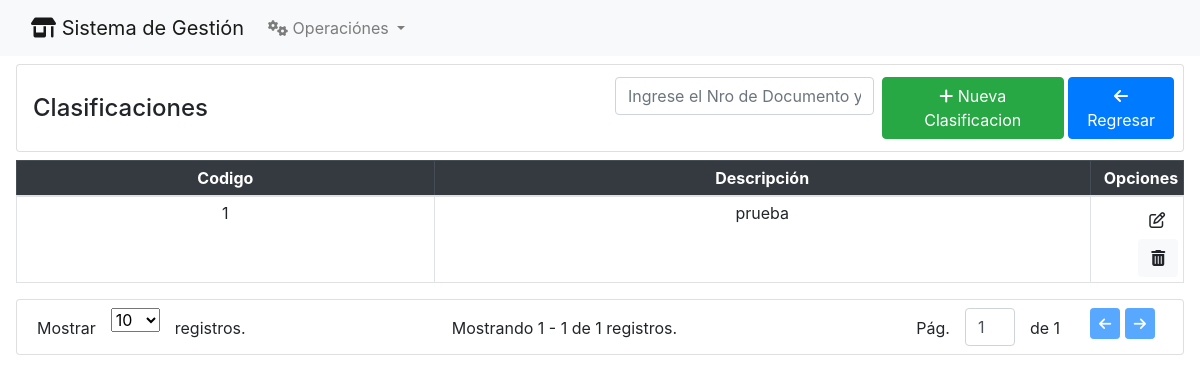
Page /clasificacion/ on the earlier database version.
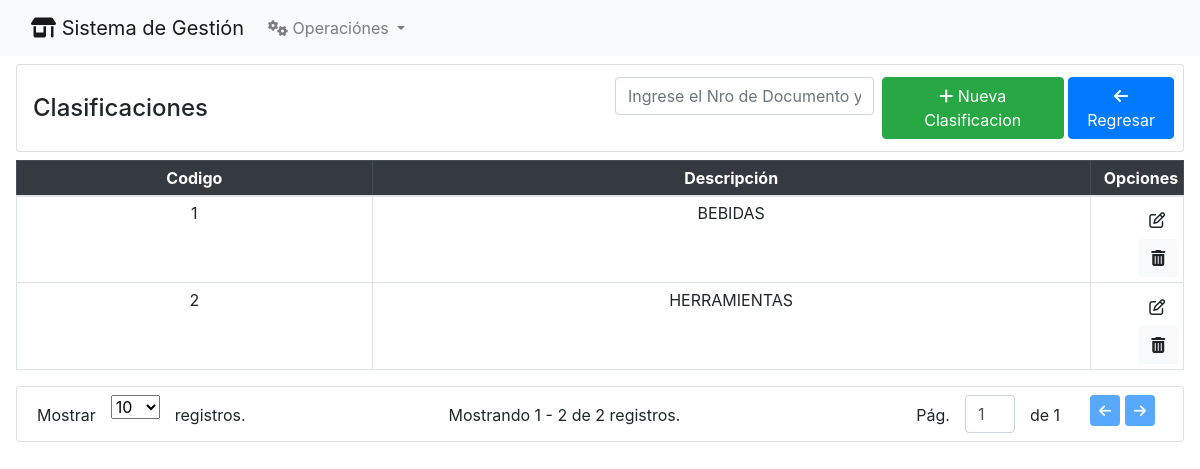
Same page on the later database version.
### Clasificaciones/models.py (models this page shows, shortened)
class Clasificaciones(models.Model):
    descripcion =  models.CharField(max_length = 250)
    estado = models.IntegerField(default = 1, null= True, blank = True)

### Clasificaciones/views.py (the view)
# urls.py: path("", clasificaciones_index, name="clasificaciones"),
def clasificaciones_index(request):
    template_name = 'clasificaciones_index.html'
    paginate_by = 10
    filter_value = request.GET.get('filter', '').strip()
    paginate_by_param = request.GET.get('paginate_by', paginate_by)
    if filter_value:
        queryset = Clasificaciones.objects.filter(
            Q(descripcion__icontains=filter_value),
        )
    else:
        queryset = Clasificaciones.objects.filter()
    paginator = Paginator(queryset, per_page=paginate_by_param)
    page = request.GET.get('page')
    blocks = paginator.get_page(page)
    context = {
        'page_obj': blocks,
        'title': 'Clasificaciones',
        'filter': filter_value,
    }
    return render(request, template_name, context)

### Clasificaciones/templates/clasificaciones_index.html (shortened to what this page needs)
{% extends 'home.html' %}
{% block content %}
<div class="card pr-2 my-2 mr-3 ml-3 mb-2">
    <div class="card-body pr-2 pl-3 py-1">
        <div class="row align-items-center">
            <div class="col">
                <h4 class="m-0 my-2">{{ title }}</h4>
            </div>
            <div class="col d-flex p-2 justify-content-end">
                <form class="mr-2 w-50" method="get">
                    <input type="text" class="form-control   text-center" name="filter"
                        placeholder="Ingrese el Nro de Documento y presione la tecla Enter">
                </form>
                <a href="{%url 'nueva_clasificacion'%}" class="btn btn-success"> <i class="fa-solid fa-plus"></i> Nueva
                    Clasificacion</a>
                <a href="{% url 'home' %}" class="btn btn-primary"> <i class="fa-solid fa-arrow-left"></i> Regresar</a>
            </div>
        </div>
    </div>
</div>
<div class=" pr-3  pl-3 ml-0 mb-2">
    <table class="table table-sm table-bordered">
        <thead class="table-dark ">
            <tr class="text-center">
                <th>Codigo</th>
                <th>Descripci&oacute;n</th>
                <th style="width: 8%; text-align: right;">Opciones</th>
            </tr>
        </thead>
        <tbody>
            {% for cla in page_obj %}
            <tr class="text-center">
                <td> {{cla.id}} </td>
                <td> {{cla.descripcion}} </td>
                <td style="text-align: right;">
                    <a href="modificar_clasificacion/{{cla.id}}/" class="btn btn-ligth"><i class="fa-regular fa-pen-to-square"></i></a>
                    <a href="#" class="btn btn-light btn_eliminar" data-bs-toggle="modal" data-bs-target="#exampleModal"
                        data-id="{{cla.id}}">
                        <i class="fa-solid fa-trash-can"></i>
                    </a>
                </td>
            </tr>
            {% endfor %}
        </tbody>
    </table>
</div>
{% include 'paginator.html' %}
{% endblock %}

Differences in the rows shown:
changed Clasificaciones id 1: descripcion "prueba" → "BEBIDAS"
added Clasificaciones: id "2", descripcion "HERRAMIENTAS"
Other differences:
{{ page_obj.end_index }}: "1" → "2"
{{ page_obj.paginator.count }}: "1" → "2"
